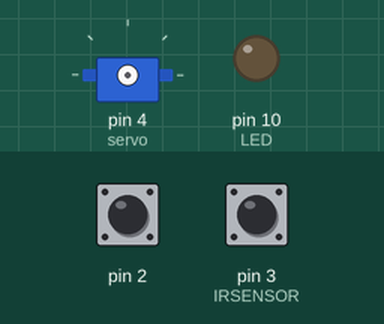
Bench run of a sketch on a simulated Arduino Uno, built with avr-gcc and run on an emulated ATmega328P. Parts: servo, output pins drawn as LEDs (lit = HIGH). Wiring (inferred from the names in the program): DS1307 clock at I2C address 0x68. The test bench sets the inputs (shaded band); at power-on: pin 3 (IRSENSOR) HIGH, pin 2 HIGH. The local clock reads 2024-03-15 10:24:30 at power-on unless the sketch sets it.

Above: at 5.2 s.
5.3 s: pin 3 (IRSENSOR) pulsed LOW 2 times (0.12 s each, 0.3 s apart)
At 6.4 s:
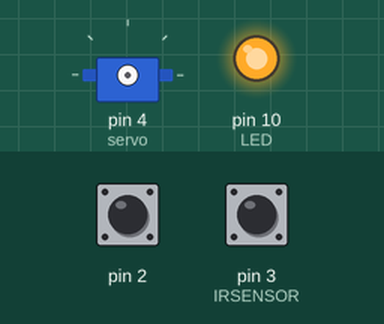
At 12.1 s:
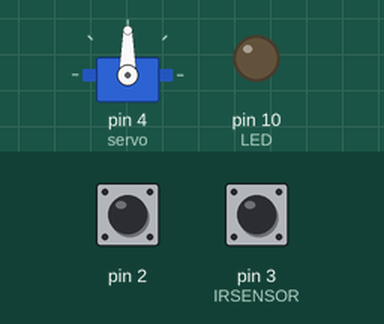
Timing chart, 0 to 13.6 s (numbered marks = the images above; inputs shaded):
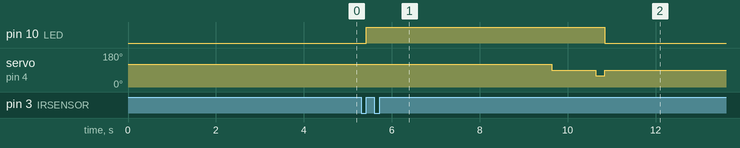

The sketch:

Handwash.ino
```cpp
#include <Wire.h>
#include <TimeLib.h>
#include <SoftwareSerial.h>
#include <Servo.h>
#include <DS1307RTC.h>

//Constants for sending data to DFplayer
# define Start_Byte 0x7E
# define Version_Byte 0xFF
# define Command_Length 0x06
# define End_Byte 0xEF
# define Acknowledge 0x00 //Returns info with command 0x41 [0x01: info, 0x00: no info]

//RTC I2C address for real time clock
# define DS1307_CTRL_ID 0x68
//Servo on and off indication led
# define LED 10
//IR sensor
# define IRSENSOR 3

//to tirgger the dispenser
volatile bool dis = false;
//to count the square wave from RTC
volatile unsigned int count = 0;

//variable to keep track of day and night
bool night = false;
//TO play the thank you message
bool done = false;


Servo servo;
//DFplayer initialization
SoftwareSerial DFplayer(8,9);
//Object for RTC
tmElements_t tm;


void setup () {
//Initializing IRSENSOR
pinMode(IRSENSOR,INPUT);

//Initializing DFPlayer
DFplayer.begin (9600);
playFirst();

//Initializing servo led
pinMode(LED,OUTPUT);

//interrupt for IR sensor trigger and square wave from RTC
attachInterrupt(digitalPinToInterrupt(3),dispense, RISING);
attachInterrupt(digitalPinToInterrupt(2),counter, FALLING);

//Setting the RTC to produce 1HZ signal
setSQW(0x10);
}

void loop () {

/*Checking if the sensor is interrupted, then the servo is triggered and the audio file is played*/
  if(dis)
  {
    digitalWrite(LED,HIGH);
    //Selecting the file to play (filename : 0002.mp3)
    selectTrack(2);
    //palying the audio
    play();
    delay(3000);
    //move the servo up and down
    servoControl();
    digitalWrite(LED,LOW);
    //reseting the value for next interrupt
    dis = false;
    done = true;
    count = 0;
  }

  if(count >= 7200) //7200 = 2hrs
  {
    //checking if it's day or night
    if(currentTime() > 22 && currentTime() < 7)
    {
      night = true;
    }
    else
    {
      night = false;
    }
    //playing the reminder track if it's not night
    if(!night)
    {
      selectTrack(1);
      play();
    }
    //reset the clock counter
    count = 0;
  }

  //Playing the thank you message
  if(done && count >= 5)
  {
    selectTrack(4);
    play();
    delay(2000);
    selectTrack(3);
    done = false;
  }
}

void servoControl()
{
  //use this code if you are not using a 360 degree servo
  /*servo.attach(4);
   *servo.write(60);
   *delay(200);
   *servo.write(90);
   *servo.detach();
   */

  //for 360 degree servo
  servo.attach(4);
  servo.write(120);
  delay(200);
  servo.write(90);
  delay(1000);
  servo.write(60);
  delay(200);
  servo.write(90);
  servo.detach();
}

void dispense() //interrupt function for IRsenor
{
    dis = true;
}

void counter()//interrupt for RTC
{
  count++;
}
```

Audio_Player.ino
```cpp
void playFirst()
{
  //sending initializing parameters
  df_CMD(0x3F, 0, 0);
  delay(500);
  setVolume(30);
  delay(500);
  //stopping the repeat play
  df_CMD(0x11,0,0);
  delay(500);
  //pause
  df_CMD(0x0E,0,0);
  delay(500);
}

void pause()
{
  df_CMD(0x0E,0,0);
  delay(500);
}

void play()
{
  df_CMD(0x0D,0,1);
  delay(500);
}

void selectTrack(int number)
{
  //number indicated the file name of the audio files in SD card
  df_CMD(0x03,0,number);
  delay(500);
}

void setVolume(int volume)
{
  df_CMD(0x06, 0, volume); // Set the volume (0x00~0x30)
  delay(2000);
}

void df_CMD(byte CMD, byte Par1, byte Par2)
{
// Calculate the checksum (2 bytes)
word checksum = -(Version_Byte + Command_Length + CMD + Acknowledge + Par1 + Par2);
// Build the command line
byte Command_line[10] = { Start_Byte, Version_Byte, Command_Length, CMD, Acknowledge,
Par1, Par2, highByte(checksum), lowByte(checksum), End_Byte};
//Send the cmd to the module one byte at a time
for (byte k=0; k<10; k++)
{
DFplayer.write( Command_line[k]);
}
}
```

RTC.ino
```cpp
//setting the RTC to generate a clock signal of 1HZ at sq output
void setSQW(uint8_t value) {
      Wire.beginTransmission(DS1307_CTRL_ID);
      Wire.write(7);
      Wire.write(value);
      Wire.endTransmission();
}

//Fetches the current hour from the RTC (24hr format)
int currentTime()
{
  if (RTC.read(tm)) {
    return tm.Hour;
  }

}
```

Measured:
- after the input at 5.3 s, pin 10 (LED): LOW → HIGH after 0.12 s, → LOW 5.4 s later; servo on pin 4 (servo): 120° → 90° after 4.3 s, → 60° 1.0 s later, → 90° 0.20 s later
